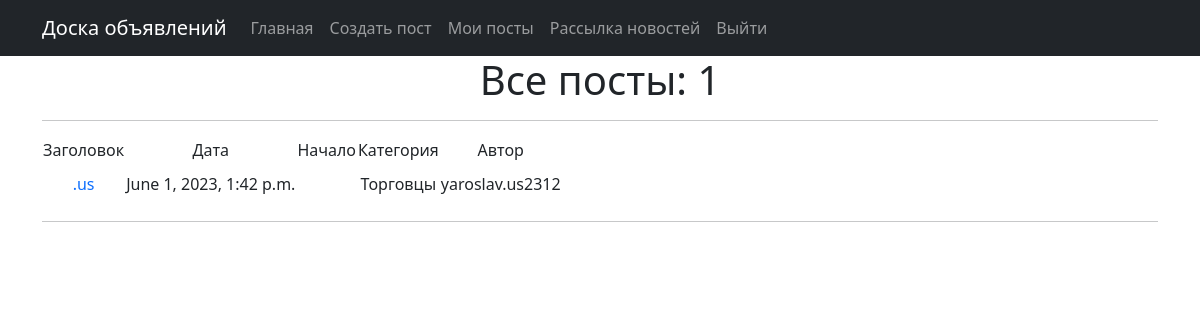
/my/ (signed in), run on an earlier commit of the app's database.
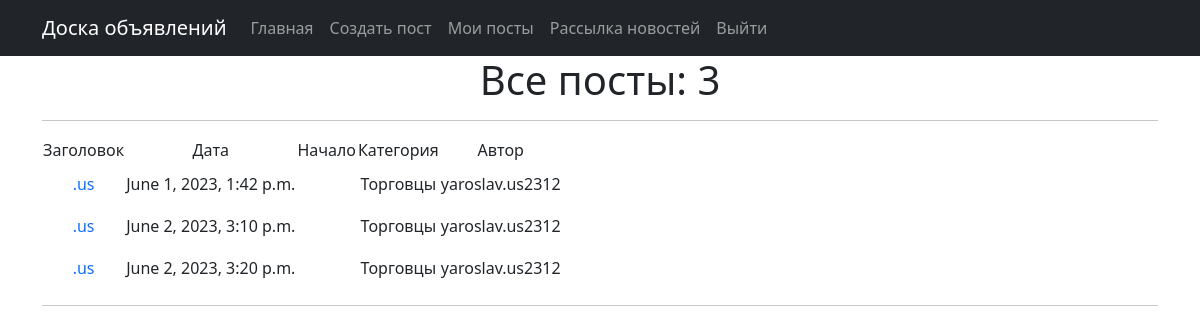
And on a later commit of the database.
### board_app/models.py (models this page shows)
class Post(models.Model):
    tanks = 'Танки'
    hills = 'Хиллы'
    dd = 'ДД'
    traders = 'Торговцы'
    gildsmasters = 'Гилдмастеры'
    questgilvers = 'Квестгиверы'
    blacksmiths = 'Кузнецы'
    tanners = 'Кожевники'
    potions_makers = 'Зельевары'
    spell_masters = 'Мастера заклинаний'
    CATEGORY_TYPES = [
        (tanks, 'Танки'),
        (hills, 'Хиллы'),
        (dd, 'ДД'),
        (traders, 'Торговцы'),
        (gildsmasters, 'Гилдмастеры'),
        (questgilvers, 'Квестгиверы'),
        (blacksmiths, 'Кузнецы'),
        (traders, 'Кожевники'),
        (potions_makers, 'Зельевары'),
        (spell_masters, 'Мастера заклинаний'),
    ]
    header = models.CharField(max_length=25)
    content = fields.RichTextUploadingField()
    author = models.ForeignKey(User, on_delete=models.CASCADE)
    category = models.CharField(max_length=30, choices=CATEGORY_TYPES)
    time = models.DateTimeField(auto_now_add=True)

### board_app/views.py (the view)
# urls.py: path('my/', MyPosts.as_view(), name='my_posts'),
class MyPosts(ListView):
    model = Post
    template_name = 'my_posts.html'
    context_object_name = 'my_posts'
    def get_queryset(self):
        queryset = Post.objects.filter(author=self.request.user).order_by('time')
        return queryset

### board_app/templatetags/tags.py (called while the page is built)
@register.simple_tag(takes_context=True)
def is_admin(context):
    if str(context['user']) == 'AnonymousUser':
        return False
    else:
        return User.objects.get(username=context['user']).is_superuser

### templates/my_posts.html (shortened to what this page needs)
{% extends 'flatpages/default.html' %}
{% block content %}
<h1>Все посты: {{ my_posts|length }} </h1>
<hr>
{% if my_posts %}
<table>
    <tr>
        <td>Заголовок</td>
        <td>Дата</td>
        <td>Начало</td>
        <td>Категория</td>
        <td>Автор</td>
    </tr>
    {% for post in my_posts %}
    <tr>
        <td><a class="nav-link" href="{% url 'post_detail' post.id %}">{{ post.header }}</a></td>
        <td>{{ post.time }}</td>
        <td>{{ post.text|truncatewords:2 }}</td>
        <td>{{ post.category }}</td>
        <td>{{ post.author }}</td>
    </tr>
    {% endfor %}
</table>
{% else %}
<h2>Постов нет!</h2>
{% endif %}
<hr>
{% endblock content %}

What changed in the data, as far as the page shows it:
added Post: header ".us", time "June 2, 2023, 3:10 p.m.", category "Торговцы", author "yaroslav.us2312"
added Post: header ".us", time "June 2, 2023, 3:20 p.m.", category "Торговцы", author "yaroslav.us2312"
Also different on the page:
{{ my_posts|length }}: "1" → "3"
